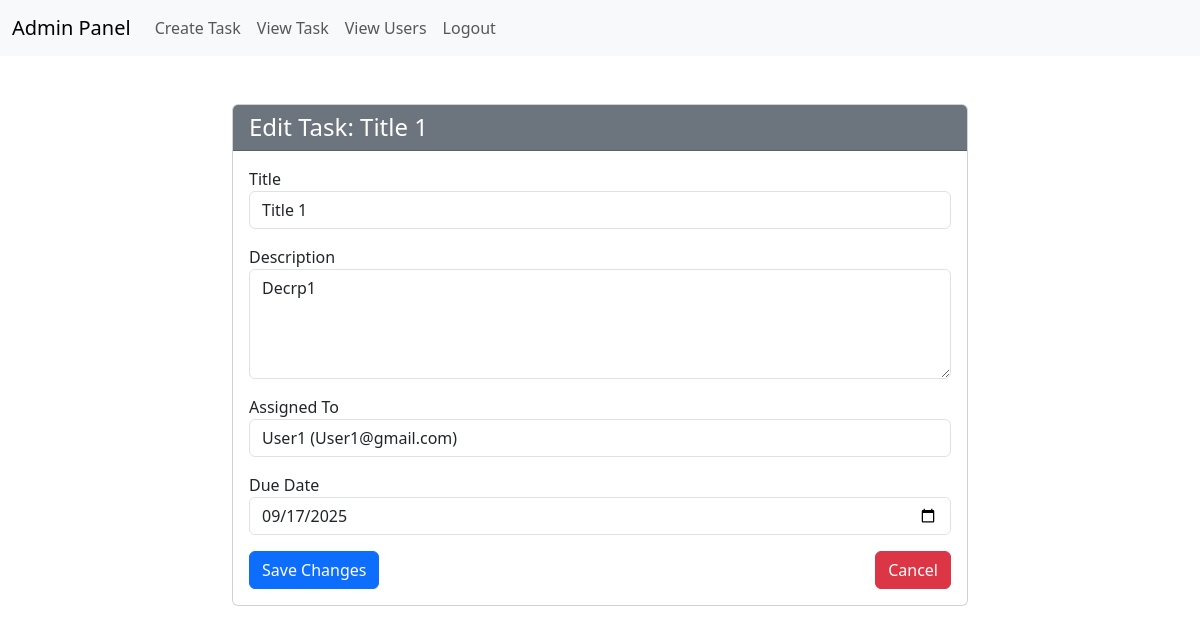
/userppoiint/updatetask/3/ (signed in), run on the app's committed database.
### apipoint/models.py (models this page shows, shortened)
class TaskModel(models.Model):
    title = models.CharField(max_length=100)
    description = models.TextField()
    assignedto = models.ForeignKey(User, on_delete=models.CASCADE,related_name='assigned_tasks')
    duedate = models.DateField()
    status = models.CharField(max_length=20,default='Pending')
    completionreport = models.TextField(default='No Report', null=True, blank=True)
    workedhours = models.IntegerField(null=True,blank=True)
    supervisor = models.ForeignKey(User, on_delete=models.CASCADE, related_name='supervisor_tasks')
    created_at = models.DateTimeField(auto_now_add=True)
    updated_at = models.DateTimeField(auto_now=True)

### adminpoint/views.py (the view, shortened to what this page needs)
# urls.py: path('updatetask/<int:task_id>/', views.UpdateTaskView.as_view(), name='updatetask'),
@method_decorator(Client_required, name='dispatch')
class UpdateTaskView(View):
    def get(self, request, task_id):
        task = TaskModel.objects.get(id=task_id)
        users = CustomUser.objects.filter(Q(role='user') & Q(assigned_admin=request.user.id))
        today = dt.date.today().isoformat()
        return render(request, 'admin/updatetask.html', {'task':task, 'users':users, 'today':today})

### adminpoint/views.py (called while the page is built)
def Client_required(function):
    def wrap(request, *args, **kwargs):
        if request.user.is_authenticated and request.user.role == 'admin':
            return function(request, *args, **kwargs)
        else:
            return redirect(reverse('commn:login'))
    return wrap

### template/admin/updatetask.html (shortened to what this page needs)
{% extends 'index.html' %}
{% block content %}
<div class="container mt-5">
    <div class="row justify-content-center">
        <div class="col-md-8">
            <div class="card">
                <div class="card-header bg-secondary text-white">
                    <h4 class="mb-0">Edit Task: {{ task.title }}</h4>
                </div>
                <div class="card-body">
                    <form method="post" action="{% url 'adminpoint:updatetask' task.id %}">
                        <div class="form-group mb-3">
                            <label for="id_title">Title</label>
                            <input type="text" class="form-control" id="id_title" name="title" value="{{ task.title }}" required>
                        </div>
                        <div class="form-group mb-3">
                            <label for="id_description">Description</label>
                            <textarea class="form-control" id="id_description" name="description" rows="4" required>{{ task.description }}</textarea>
                        </div>
                        <div class="form-group mb-3">
                            <label for="id_assignedto">Assigned To</label>
                            <select class="form-control" id="id_assignedto" name="assignedto" required>
                                {% for user in users %}
                                    <option value="{{ user.id }}" {% if user.id == task.assignedto.id %}selected{% endif %}>
                                        {{ user.name }} ({{ user.username }})
                                    </option>
                                {% endfor %}
                            </select>
                        </div>
                        <div class="form-group mb-3">
                            <label for="id_duedate">Due Date</label>
                            <input type="date" class="form-control" id="id_duedate" name="duedate" value="{{ task.duedate|date:'Y-m-d' }}" min="{{ today }}" required>
                        </div>
                        <div class="d-flex justify-content-between mt-3">
                            <button type="submit" class="btn btn-primary">Save Changes</button>
                            <a href="{% url 'adminpoint:tasklist' %}" class="btn btn-danger">Cancel</a>
                        </div>
                    </form>
                </div>
            </div>
        </div>
    </div>
</div>
{% endblock %}

### data on the page
TaskModel: title "Title 1", description "Decrp1", duedate "09/17/2025"

### other printed values
form field assignedto "User1 (User1@gmail.com)"
